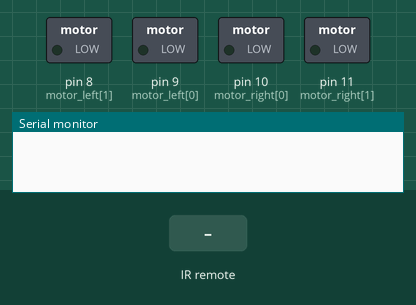
This sketch was run on a simulated Arduino Uno, built with avr-gcc and run on an emulated ATmega328P. Shown: switched loads named in the sketch (green lamp = pin HIGH), the last lines printed to the serial monitor. Inputs (shaded band) come from the test bench.

Above: at 1.2 s.
1.3 s: infrared code 0xFE30CF received
At 2.5 s:
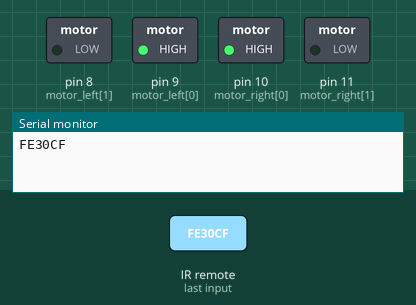
2.8 s: infrared code 0xFEB04F received
At 3.7 s:
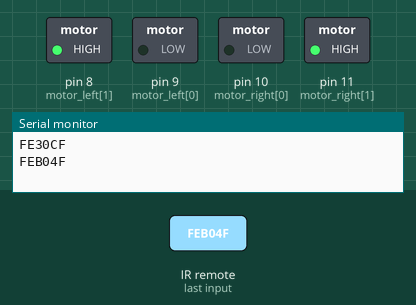
4.3 s: infrared code 0xFE708F received
At 4.8 s:
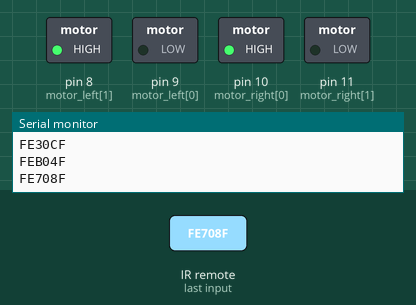
5.8 s: infrared code 0xFEF00F received
At 7.0 s:
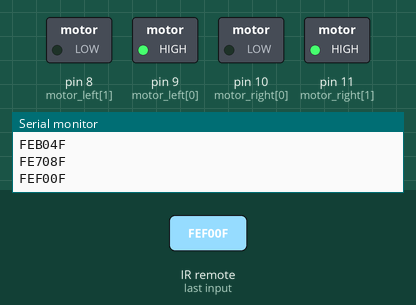
7.3 s: infrared code 0xFE08F7 received
At 8.3 s:
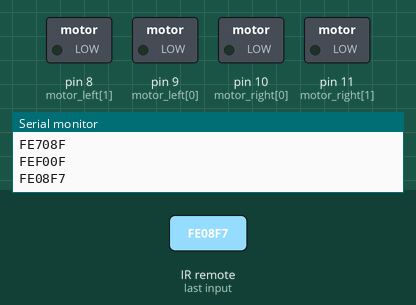
Timing chart, 0 to 9.8 s (numbered marks = the images above; inputs shaded):
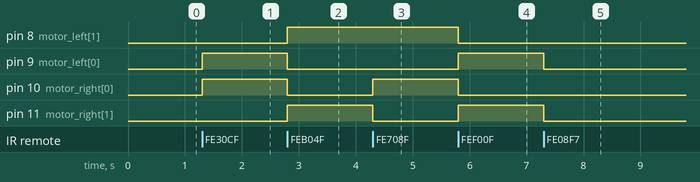

Measured:
- after the input at 1.3 s, pin 9 (motor_left[0]), pin 10 (motor_right[0]): LOW → HIGH at once
- after the input at 2.8 s, pin 8 (motor_left[1]), pin 11 (motor_right[1]): LOW → HIGH at once; pin 9 (motor_left[0]), pin 10 (motor_right[0]): HIGH → LOW at once
- after the input at 4.3 s, pin 10 (motor_right[0]): LOW → HIGH at once; pin 11 (motor_right[1]): HIGH → LOW at once
- after the input at 5.8 s, pin 8 (motor_left[1]), pin 10 (motor_right[0]): HIGH → LOW at once; pin 9 (motor_left[0]), pin 11 (motor_right[1]): LOW → HIGH at once
- after the input at 7.3 s, pin 9 (motor_left[0]), pin 11 (motor_right[1]): HIGH → LOW at once

The sketch:

1-IRControlCar.ino
```cpp
#include <IRremote.h>

int IRPin = 12;
int motor_left[] = {9, 8};
int motor_right[] = {10, 11};

IRrecv IR(IRPin);
decode_results cmd;

void setup()
{
  Serial.begin(9600);
  IR.enableIRIn();
  for (int i = 0; i < 2; i++)
  {
    pinMode(motor_left[i], OUTPUT);
    pinMode(motor_right[i], OUTPUT);
  }
}

void loop()
{
    while ( IR.decode( &cmd )==0){}

    Serial.println(cmd.value, HEX);

    switch (cmd.value)
    {
      case 0xFE08F7:
      Stop();
      break;
      case 0xFE30CF:
      GoForward();
      break;
      case 0xFEB04F:
      GoBack();
      break;
      case 0xFE708F:
      GoRight();
      break;
      case 0xFEF00F:
      GoLeft();
      break;
    }

    delay(300);
    IR.resume();
}

void GoBack()
{
    digitalWrite(motor_left[0], 0);
    digitalWrite(motor_left[1], 1);
    digitalWrite(motor_right[1], 1);
    digitalWrite(motor_right[0], 0);
}

void GoForward()
{
    digitalWrite(motor_left[0], 1);
    digitalWrite(motor_left[1], 0);
    digitalWrite(motor_right[1], 0);
    digitalWrite(motor_right[0], 1);
}

void GoRight()
{
    digitalWrite(motor_left[0], 0);
    digitalWrite(motor_left[1], 1);
    digitalWrite(motor_right[1], 0);
    digitalWrite(motor_right[0], 1);
}

void GoLeft()
{
    digitalWrite(motor_left[0], 1);
    digitalWrite(motor_left[1], 0);
    digitalWrite(motor_right[1], 1);
    digitalWrite(motor_right[0], 0);
}

void Stop()
{
    digitalWrite(motor_left[0], 0);
    digitalWrite(motor_left[1], 0);
    digitalWrite(motor_right[1], 0);
    digitalWrite(motor_right[0], 0);
}
```
